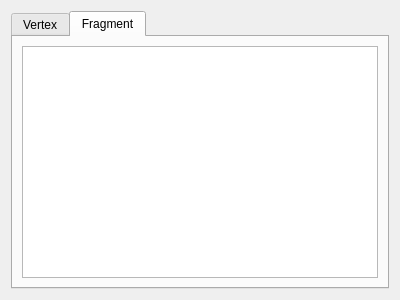
<?xml version="1.0" encoding="UTF-8"?>
<ui version="4.0">
 <class>RenderPassUi</class>
 <widget class="QWidget" name="RenderPassUi">
  <property name="geometry">
   <rect>
    <x>0</x>
    <y>0</y>
    <width>400</width>
    <height>300</height>
   </rect>
  </property>
  <property name="sizePolicy">
   <sizepolicy hsizetype="Expanding" vsizetype="Expanding">
    <horstretch>0</horstretch>
    <verstretch>0</verstretch>
   </sizepolicy>
  </property>
  <property name="windowTitle">
   <string>Form</string>
  </property>
  <layout class="QGridLayout" name="gridLayout_2">
   <item row="0" column="0">
    <layout class="QVBoxLayout" name="verticalLayout">
     <property name="sizeConstraint">
      <enum>QLayout::SetDefaultConstraint</enum>
     </property>
     <item>
      <widget class="QTabWidget" name="ShaderTextTabs">
       <property name="currentIndex">
        <number>1</number>
       </property>
       <widget class="QWidget" name="VertexShaderTab">
        <attribute name="title">
         <string>Vertex</string>
        </attribute>
        <layout class="QGridLayout" name="gridLayout">
         <item row="0" column="0">
          <widget class="QPlainTextEdit" name="plainTextEdit"/>
         </item>
        </layout>
       </widget>
       <widget class="QWidget" name="FragmentShaderTab">
        <attribute name="title">
         <string>Fragment</string>
        </attribute>
        <layout class="QGridLayout" name="gridLayout">
         <item row="0" column="0">
          <widget class="QPlainTextEdit" name="plainTextEdit"/>
         </item>
        </layout>
       </widget>
      </widget>
     </item>
    </layout>
   </item>
  </layout>
 </widget>
 <resources/>
 <connections/>
</ui>
